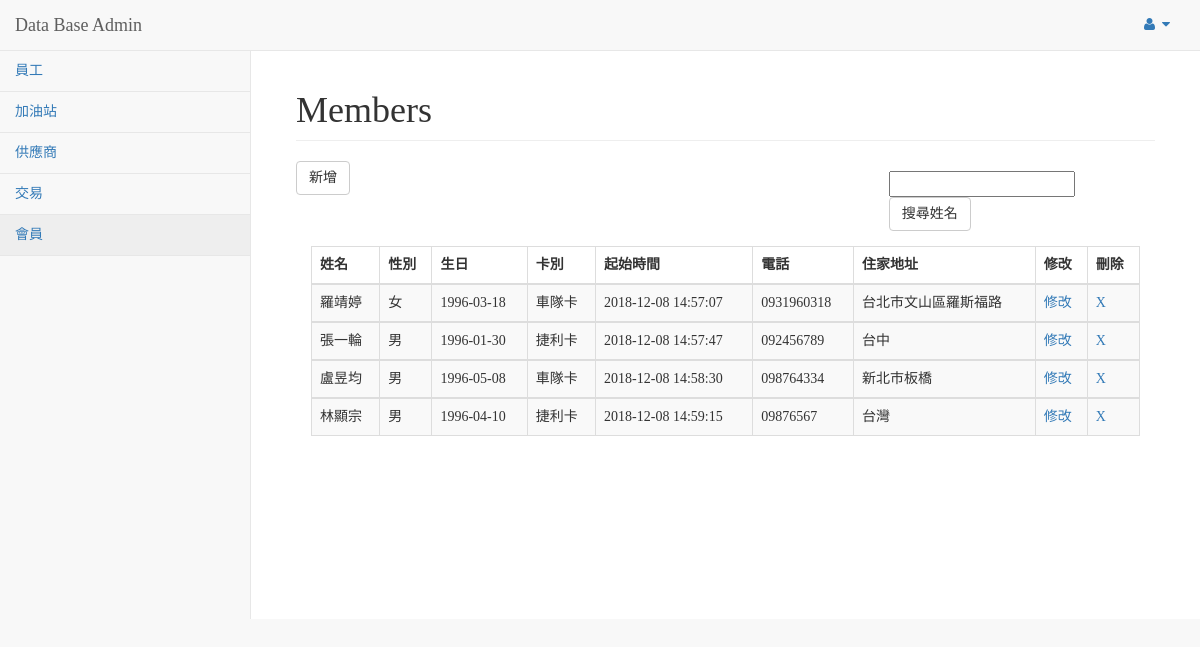
/pages/member.php, run on the app's committed database.
### tables this page shows
CREATE TABLE `Member` (
  `Customer_ID` int(11) NOT NULL,
  `Member_name` char(10) NOT NULL,
  `Member_gender` tinyint(1) NOT NULL,
  `Member_address` varchar(20) NOT NULL,
  `Member_birthday` date NOT NULL,
  `Member_start_time` datetime NOT NULL DEFAULT CURRENT_TIMESTAMP,
  `Card_name` tinyint(1) NOT NULL
);

CREATE TABLE `Customer` (
  `Customer_ID` int(11) NOT NULL,
  `Phone_number` varchar(15) DEFAULT NULL
);

### pages/member.php (the view, shortened to what this page needs)
<?php
    $db = mysqli_connect("localhost","root","root") or die("無法開啟MySQL伺服器連接!");
    if($_POST['search']!=''){
        $search=$_POST['search'];
        $result = mysqli_query($db,"SELECT Member.Member_name, Member.Member_gender, Member.Member_birthday, Member.Card_name, Member.Member_start_time, Customer.Phone_number, Member.Member_address, Customer.Customer_ID
            FROM Customer
            INNER JOIN Member
            ON Customer.Customer_ID=Member.Customer_ID
            WHERE Member_name like '%$search%'");
    }else{
        $sql = "SELECT Member.Member_name, Member.Member_gender, Member.Member_birthday, Member.Card_name, Member.Member_start_time, Customer.Phone_number, Member.Member_address, Customer.Customer_ID
            FROM Customer
            INNER JOIN Member
            ON Customer.Customer_ID=Member.Customer_ID";
        $result = mysqli_query($db,$sql);
    }
?>
<!DOCTYPE html>
<html lang="en">
<head>
    <link href="../vendor/bootstrap/css/bootstrap.min.css" rel="stylesheet">
    <link href="../vendor/metisMenu/metisMenu.min.css" rel="stylesheet">
    <link href="../dist/css/sb-admin-2.css" rel="stylesheet">
    <link href="css/member.css" rel="stylesheet" type="text/css">
    <link href="../vendor/font-awesome/css/font-awesome.min.css" rel="stylesheet" type="text/css">
</head>
<body>
    <div id="wrapper">
        <nav class="navbar navbar-default navbar-static-top" role="navigation" style="margin-bottom: 0">
            <div class="navbar-header">
                <a class="navbar-brand" href="index2.php">Data Base Admin</a>
            </div>
            <ul class="nav navbar-top-links navbar-right">
              <li class="dropdown">
                    <a class="dropdown-toggle" data-toggle="dropdown" href="#">
                        <i class="fa fa-user fa-fw"></i> <i class="fa fa-caret-down"></i>
                    </a>
                </li>
            </ul>
            <div class="navbar-default sidebar" role="navigation">
                <div class="sidebar-nav navbar-collapse">
                    <ul class="nav" id="side-menu">
                        <li>
                            <a href="index2.php">員工</a>
                        </li>
                        <li>
                            <a href="station.php">加油站</a>
                        </li>
                        <li>
                            <a href="supplier.php">供應商</a>
                        </li>
                        <li>
                            <a href="deal.php">交易</a>
                        </li>
                        <li>
                            <a href="member.php">會員</a>
                        </li>
                    </ul>
                </div>
            </div>
        </nav>
        <div id="page-wrapper">
            <div class="container-fluid">
                <div class="row">
                    <div class="col-lg-12">
                        <h1 class="page-header">Members</h1>
                    </div>
            <div class="search-container">
                            <div class="col-xs-8">
                            <button onclick="showDialog()" class="add btn btn-default">新增</button>
                            </div>
                        <form class="col-xs-4" action="member.php" method="post">
                        <input type="text" name="search">
                        <button type="submit" class="btn btn-default" style="text-align:right">搜尋姓名</button>
                        </form>
                        </div>
                        </div>
                <div class="row">
                    <div class="col-lg-12">
                            <div class="panel-body">
                                <form method="post" action="memberaction.php">
                                <table width="100%" class="table table-striped table-bordered table-hover" id="dataTables-example">
                                    <thead>
                                        <tr>
                                            <th>姓名</th>
                                            <th>性別</th>
                                            <th>生日</th>
                                            <th>卡別</th>
                                            <th>起始時間</th>
                                            <th>電話</th>
                                            <th>住家地址</th>
                                            <th>修改</th>
                                            <th>刪除</th>
                                        </tr>
                                    </thead>
                                    <?php
                                    for($i=1;$i<=mysqli_num_rows($result);$i++){
                                        $rs=mysqli_fetch_row($result);
                                ?>
                                <tbody>
                                    <tr class="odd gradeA">
                                        <td><?php echo $rs[0]?></td>
                                        <td><?php
                                        if ($rs[1]==1){
                                            echo "男";
                                        }else
                                        echo "女"?></td>
                                        <td id ="Personal_ID"><?php echo $rs[2]?></td>
                                        <td><?php
                                        if ($rs[3]==1){
                                            echo "車隊卡";
                                        }else
                                        echo "捷利卡"?></td>
                                        <td><?php echo $rs[4]?></td>
                                        <td><?php echo $rs[5]?></td>
                                        <td><?php echo $rs[6]?></td>
                                        <td class="center"><a class="edit">修改 </a></td>
                                        <td class="center"><a href="memberaction.php?delete=1&Customer_ID=<?=$rs[7]?>">X</a></td>
                                    </tr>
                                </tbody>
                                <?php
                                }
                                ?>
                                </table>
                            </form>
                            </div>
                        </div>
                </div>
            </div>
        </div>
    </div>
</body>
</html>

### pages/css/member.css (style rules this page uses)
body { font-family:Microsoft JhengHei; }
#msg>div>p,input { margin-top: 10px; }
.edit { cursor: pointer; }

### data on the page
member: Member_name "羅靖婷", Member_gender "女", Member_birthday "1996-03-18", Card_name "車隊卡", Member_start_time "2018-12-08 14:57:07", Customer_ID.Phone_number "0931960318", Member_address "台北市文山區羅斯福路"
member: Member_name "張一輪", Member_gender "男", Member_birthday "1996-01-30", Card_name "捷利卡", Member_start_time "2018-12-08 14:57:47", Customer_ID.Phone_number "092456789", Member_address "台中"
member: Member_name "盧昱均", Member_gender "男", Member_birthday "1996-05-08", Card_name "車隊卡", Member_start_time "2018-12-08 14:58:30", Customer_ID.Phone_number "098764334", Member_address "新北市板橋"
member: Member_name "林顯宗", Member_gender "男", Member_birthday "1996-04-10", Card_name "捷利卡", Member_start_time "2018-12-08 14:59:15", Customer_ID.Phone_number "09876567", Member_address "台灣"
